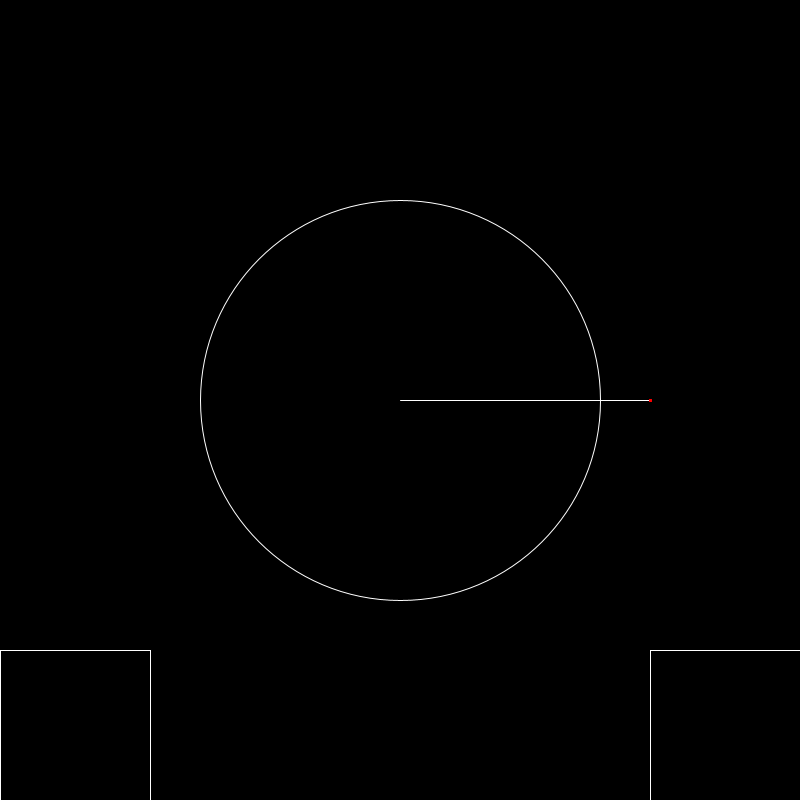
Frame 1 (no input)
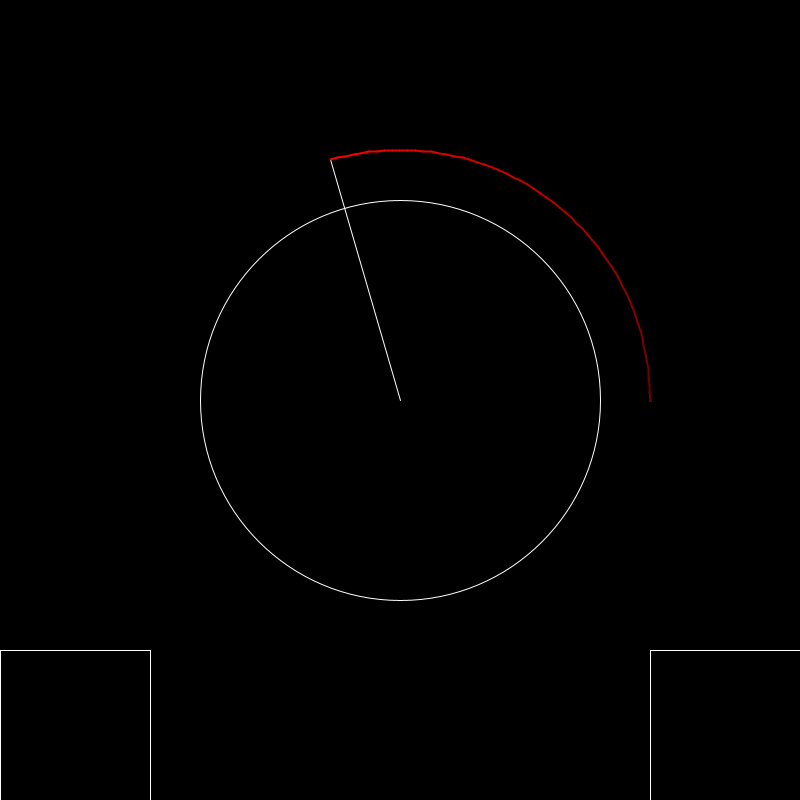
Frame 60 (the mouse pressed at the canvas centre just before this capture)
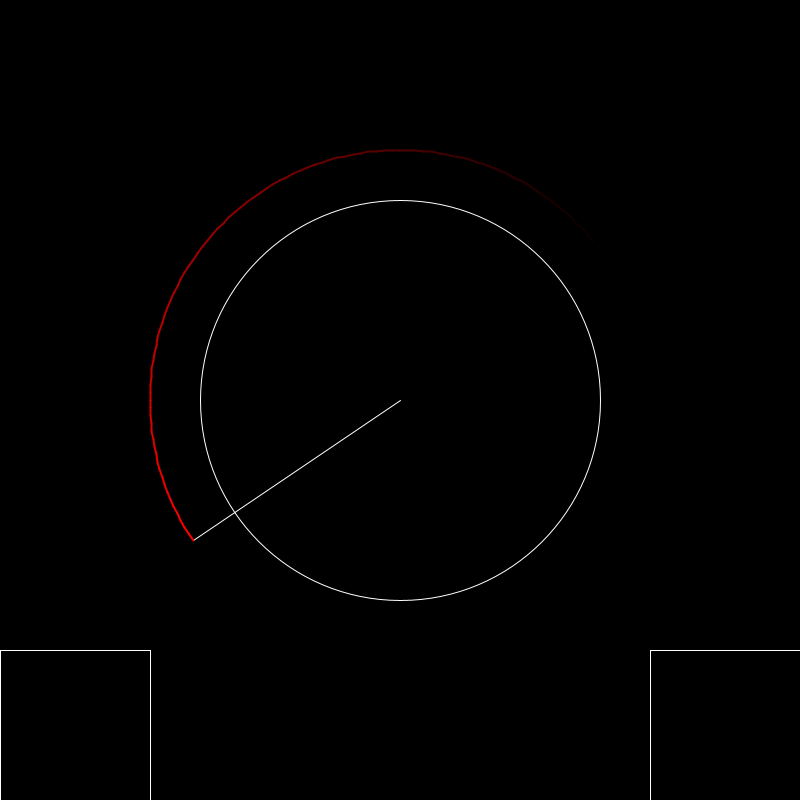
Frame 120 (the mouse held since frame 60 and released just before this capture)

The Processing sketch that drew these frames (run headless with seeded random() and noise(); from frame 60 on, the mouse is pressed at the canvas centre):

// Processing sketch: Circle_trail
// ── Circle_trail.pde
void setup()
{
  size(800, 800);
  noFill();
  frameRate(30);
}

float radius = 250, accel = 0.002;
float angle = 0, speed = - PI / 100;
float[] vertex = new float[200];

void draw()
{
  background(0);
  stroke(255);
  ellipse(width / 2, height / 2, 2 * (radius - 50), 2 * (radius - 50));
  rect(0, height - 150, 150, height);
  rect(width - 150, height - 150, width, height);
  line(width / 2, height / 2, width / 2 + radius * cos(angle), height / 2 + radius * sin(angle));
  shiftDraw(angle);
  angle += speed;
  if(mousePressed)
  {
    if((0 < mouseX && mouseX < 150) && (height - 150 < mouseY && mouseY < height))
      speed += accel;
    else if((width - 150 < mouseX && mouseX < width) && (height - 150 < mouseY && mouseY < height))
      speed -= accel;
  }
}

void shiftDraw(float angle)
{
  int i;
  for(i = 199; i > 0; i--)
    vertex[i] = vertex[i - 1];
  vertex[0] = angle;
  translate(width / 2, height / 2);
  strokeWeight(2);
  for(i = 0; i < 199  && abs(vertex[i] - vertex[0]) < PI; i++)
  {
    stroke(255 - abs(vertex[i] - vertex[0]) * 255 / PI, 0, 0);
    line(radius * cos(vertex[i]), radius * sin(vertex[i]), radius * cos(vertex[i + 1]), radius * sin(vertex[i + 1]));
  }
  translate(- width / 2, - height / 2);
  strokeWeight(1);
}
